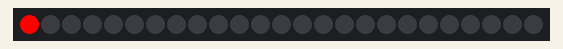
This program was run on a simulated Seeed XIAO ESP32-S3. On the bench: 25 RGB LEDs in strip order, left to right.

Above: at 0.15 s.
At 4.37 s:
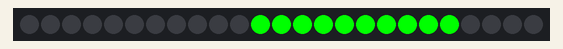
At 9.5 s:
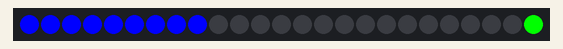
At 19.45 s:
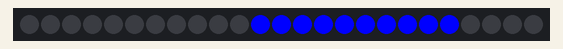
At 29.4 s:
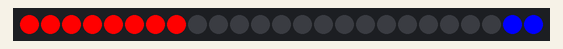
At 39.66 s:
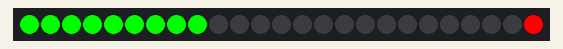

The program:

main.cpp
```cpp
// Simple strand test for Adafruit Dot Star RGB LED strip.
// This is a basic diagnostic tool, NOT a graphics demo...helps confirm
// correct wiring and tests each pixel's ability to display red, green
// and blue and to forward data down the line.  By limiting the number
// and color of LEDs, it's reasonably safe to power a couple meters off
// the Arduino's 5V pin.  DON'T try that with other code!
#include <Arduino.h>
#include <Wire.h>
#include <Adafruit_DotStar.h>
// Because conditional #includes don't work w/Arduino sketches...
#include <SPI.h>         // COMMENT OUT THIS LINE FOR GEMMA OR TRINKET
//#include <avr/power.h> // ENABLE THIS LINE FOR GEMMA OR TRINKET

#define NUMPIXELS 25 // Number of LEDs in strip

// Here's how to control the LEDs from any two pins:
#define DATAPIN    9
#define CLOCKPIN   8
Adafruit_DotStar strip(NUMPIXELS, DATAPIN, CLOCKPIN, DOTSTAR_BRG);
// The last parameter is optional -- this is the color data order of the
// DotStar strip, which has changed over time in different production runs.
// Your code just uses R,G,B colors, the library then reassigns as needed.
// Default is DOTSTAR_BRG, so change this if you have an earlier strip.

// Hardware SPI is a little faster, but must be wired to specific pins
// (Arduino Uno = pin 11 for data, 13 for clock, other boards are different).
//Adafruit_DotStar strip(NUMPIXELS, DOTSTAR_BRG);

void setup() {

#if defined(__AVR_ATtiny85__) && (F_CPU == 16000000L)
  clock_prescale_set(clock_div_1); // Enable 16 MHz on Trinket
#endif

  strip.begin(); // Initialize pins for output
  strip.show();  // Turn all LEDs off ASAP
}

// Runs 10 LEDs at a time along strip, cycling through red, green and blue.
// This requires about 200 mA for all the 'on' pixels + 1 mA per 'off' pixel.

int      head  = 0, tail = -10; // Index of first 'on' and 'off' pixels
uint32_t color = 0xFF0000;      // 'On' color (starts red)

void loop() {

  strip.setPixelColor(head, color); // 'On' pixel at head
  strip.setPixelColor(tail, 0);     // 'Off' pixel at tail
  strip.show();                     // Refresh strip
  delay(20);                        // Pause 20 milliseconds (~50 FPS)

  if(++head >= NUMPIXELS) {         // Increment head index.  Off end of strip?
    head = 0;                       //  Yes, reset head index to start
    if((color >>= 8) == 0)          //  Next color (R->G->B) ... past blue now?
      color = 0xFF0000;             //   Yes, reset to red
  }
  if(++tail >= NUMPIXELS) tail = 0; // Increment, reset tail index
}
```
